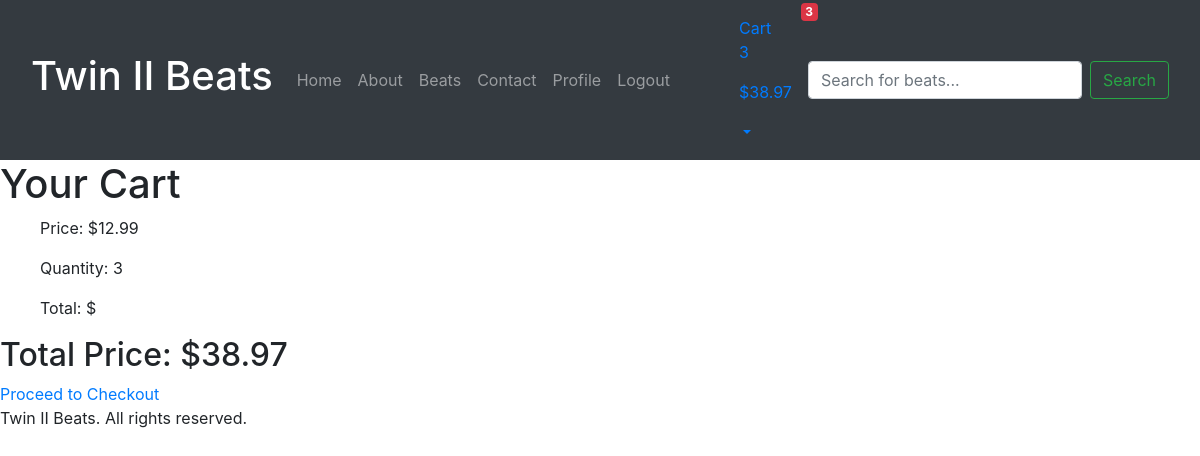
The app's page /bag/bag/ (signed in), older data.
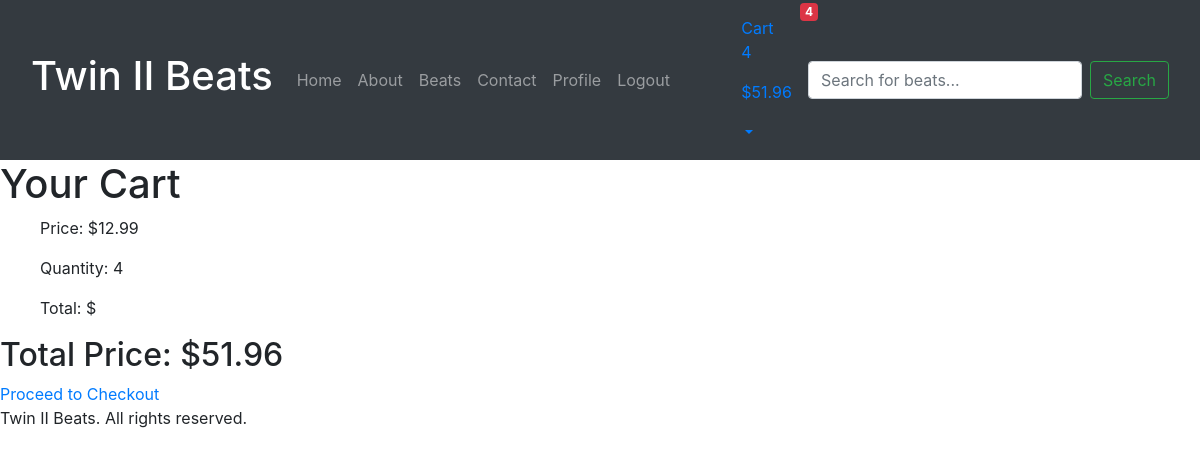
The same page, newer data.
### bag/models.py (models this page shows, shortened)
class CartItem(models.Model):
    user = models.ForeignKey(settings.AUTH_USER_MODEL, on_delete=models.CASCADE)
    beat = models.ForeignKey(Beat, on_delete=models.CASCADE)
    quantity = models.PositiveIntegerField(default=1)

### instrumentals/models.py (models this page shows, shortened)
class Beat(models.Model):
    title = models.CharField(max_length=100)
    producer = models.CharField(max_length=100)
    price = models.DecimalField(max_digits=10, decimal_places=2)
    cover_image = models.ImageField(upload_to='covers/', blank=True, null=True)
    audio_file = models.FileField(upload_to='audio/', blank=True, null=True)
    description = models.TextField(blank=True)
    release_date = models.DateField(null=True, blank=True)

### bag/views.py (the view)
# urls.py: path('bag/', views.view_cart, name='view_cart'), ]
@login_required
def view_cart(request):
    cart_items = CartItem.objects.filter(user=request.user)
    total = sum(item.beat.price * item.quantity for item in cart_items)
    return render(request, 'instrumentals/cart.html', {'cart_items': cart_items, 'total': total})

### bag/context_processors.py (called while the page is built)
def cart_items(request):
    if request.user.is_authenticated:
        cart_items = CartItem.objects.filter(user=request.user)
        total_quantity = sum(item.quantity for item in cart_items)
        total_price = sum(item.beat.price * item.quantity for item in cart_items)
        return {
            'cart_items': cart_items,
            'cart_item_count': total_quantity,
            'total_quantity': total_quantity,
            'total_price': total_price,
        }
    return {}

### static/templates/instrumentals/cart.html
{% extends 'base.html' %}
{% block content %}
<h1>Your Cart</h1>
<ul>
    {% for item in cart_items %}
    <p>Price: ${{ item.beat.price }}</p>
    <p>Quantity: {{ item.quantity }}</p>
    <p>Total: ${{ item.total_price }}</p>
{% endfor %}
</ul>
<h2>Total Price: ${{ total }}</h2>
<a href="{% url 'checkout' %}">Proceed to Checkout</a>
{% endblock %}

### static/templates/base.html (shortened to what this page needs)
{% load static %}
<!DOCTYPE html>
<html lang="en">
<head>
    <link rel="stylesheet" type="text/css" href="{% static 'css/styles.css' %}">
    <link href="https://stackpath.bootstrapcdn.com/bootstrap/4.5.2/css/bootstrap.min.css" rel="stylesheet">
</head>
<body>
    <header>
        <nav class="navbar navbar-expand-lg navbar-dark bg-dark">
            <div class="container-fluid">
                <a class="navbar-brand" href="{% url 'home' %}">
                    <h1>Twin II Beats</h1>
                </a>
                <div class="collapse navbar-collapse" id="navbarNav">
                    <ul class="navbar-nav mr-auto">
                        <li class="nav-item"><a class="nav-link" href="{% url 'home' %}">Home</a></li>
                        <li class="nav-item"><a class="nav-link" href="{% url 'about' %}">About</a></li>
                        <li class="nav-item"><a class="nav-link" href="{% url 'beats' %}">Beats</a></li>
                        <li class="nav-item"><a class="nav-link" href="#">Contact</a></li>
                        {% if user.is_authenticated %}
                            <li class="nav-item"><a class="nav-link" href="{% url 'profile' %}">Profile</a></li>
                            <li class="nav-item"><a class="nav-link" href="{% url 'account_logout' %}">Logout</a></li>
                        {% else %}
                            <li class="nav-item"><a class="nav-link" href="{% url 'account_login' %}">Login</a></li>
                            <li class="nav-item"><a class="nav-link" href="{% url 'account_signup' %}">Signup</a></li>
                        {% endif %}
                    </ul>
                    {% include "includes/cart_dropdown.html" %}
                    <form class="form-inline my-2 my-lg-0" method="GET" action="{% url 'search' %}">
                        <input class="form-control mr-sm-2" type="search" name="q" placeholder="Search for beats..." aria-label="Search" value="{{ query }}">
                        <button class="btn btn-outline-success my-2 my-sm-0" type="submit">Search</button>
                    </form>
                </div>
            </div>
        </nav>
    </header>
    <main>
        {% block content %}{% endblock %}
    </main>
    <footer>
        <p>Twin II Beats. All rights reserved.</p>
    </footer>
</body>
</html>

### static/templates/includes/cart_dropdown.html (shortened to what this page needs)
<div class="nav-item dropdown position-relative">
    <a href="{% url 'view_cart' %}" class="nav-link dropdown-toggle" id="cartDropdown" role="button" data-toggle="dropdown" aria-haspopup="true" aria-expanded="false">
         Cart {% for item in cart_items %}
        <p>{{ total_quantity }}</p>
        <p>${{ total_price }}</p>
        {% endfor %}
        {% if cart_item_count > 0 %}
            <span class="badge badge-danger position-absolute" style="top: -5px; right: -10px;">{{ cart_item_count }}</span>
        {% endif %}
    </a>
</div>

### static/css/styles.css (style rules this page uses)
ul { list-style-type: none; }

Row changes from the older to the newer data that the page shows:
changed CartItem: quantity "3" → "4"; total_price "38.97" → "51.96"
Text that changed along with them:
{{ cart_item_count }}: "3" → "4"
{{ total }}: "38.97" → "51.96"
